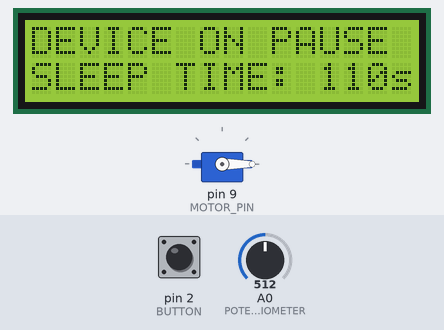
Recording of a sketch running on a simulated Arduino Uno, built for the host (arithmetic inside an expression is 32-bit, double 64-bit). Shown: 16×2 character LCD, servo. The test bench sets the inputs (shaded band); at power-on: pin 2 (BUTTON) LOW, A0 (POTENTIOMETER) = 512.

Above: at 1.2 s.
1.3 s: pin 2 (BUTTON) pulled HIGH for 0.15 s
At 1.86 s:
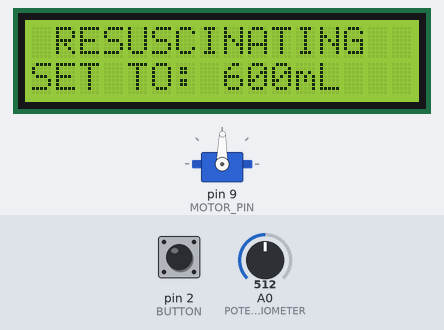
2.0 s: A0 (POTENTIOMETER) set to 122
At 2.7 s:
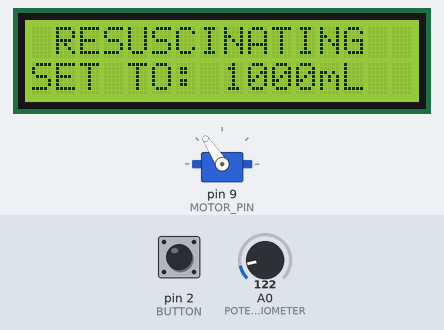
3.5 s: A0 (POTENTIOMETER) set to 140
5.0 s: A0 (POTENTIOMETER) set to 163
At 5.45 s:
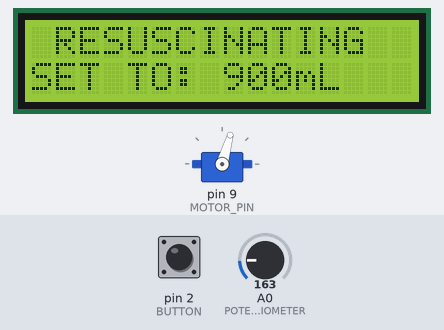
8.0 s: pin 2 (BUTTON) pulled HIGH for 1 s
At 8.9 s:
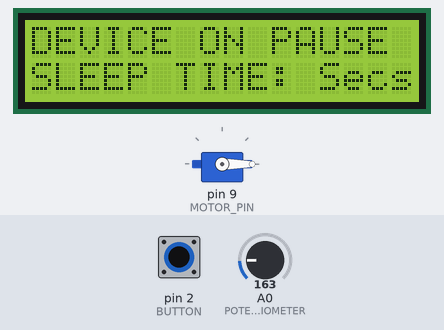
Timing chart, 0 to 11.0 s (numbered marks = the images above; inputs shaded):
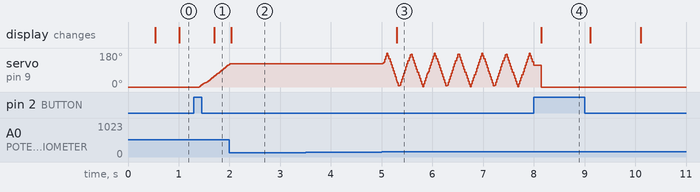

Measured:
- the behaviour switches between 147 and 148 on A0 (POTENTIOMETER) (found by bisection; images 2 and 3)
- after the input at 1.3 s, servo on pin 9 (MOTOR_PIN): moves from 0° to 119° over 0.58 s, starting after 0.10 s; the display: changes after 0.40 s (image 1)
- after the input at 2.0 s, servo on pin 9 (MOTOR_PIN): goes on until 2.0 s, then stays 123°; the display: changes at once (image 2)
- after the input at 3.5 s, every drawn part: stays the same
- after the input at 8.0 s, the display: changes after 0.15 s (image 4)

The sketch:

Auto_Ambubag.ino
```cpp
#include "Auto_Ambubag.h"
#include <Sleep_n0m1.h>

#define DEVICE_SLEEP_SECS 110

DEVICE_PARAMS device_params;

Sleep sleep;

void (*softReset)(void) = 0;
unsigned long sleep_wait = 0;

void resetSleepTime()
{
    sleep_wait = millis();
}

void handleError( DEVICE_ERROR error)
{
    #ifdef DEVICE_DEBUG
        Serial.println("Error occured!!");
    #endif

    if(error == DISPLAY_ERROR)
    {
        #ifdef DEVICE_DEBUG
            Serial.println("Dislpay failed!");
        #endif

        softReset();
    }

    device_params.device_error = error;
    display_update(true);
}

void processInput()
{
    #ifdef DEVICE_DEBUG
        Serial.println("input received");
    #endif
    //read pot when button pressed
    if(device_params.motor_running)
    {
        input_update();
    }

    resetSleepTime();
}

void justSleep()
{
    motor_stop();
    device_params.sleep_time = DEVICE_SLEEP_SECS - ((millis() - sleep_wait) / 1000);

    if(device_params.sleep_time <=0)
    {
        //enter sleep
        #ifdef DEVICE_DEBUG
            Serial.println("Entering sleep");
        #endif

        display_clear();

        device_params.device_sleeping = true;

        sleep.pwrDownMode(); //set sleep mode
        sleep.sleepPinInterrupt(BUTTON, HIGH);

        #ifdef DEVICE_DEBUG
            Serial.println("Woke from sleep");
        #endif

        setup();
        device_params.device_sleeping = false;

    }
    else
    {
        #ifdef DEVICE_DEBUG
            Serial.println("Waiting for sleep time");
        #endif
        // delay(1000);
    }
}

void resuscitate()
{
    motor_run();

    #ifdef DEVICE_DEBUG
        Serial.println("Resuscitating!");
    #endif
    input_update();

    resetSleepTime();
}

void setup()
{
    #ifdef DEVICE_DEBUG
        Serial.begin(115200);
        Serial.println("starting...");
    #endif

    if(!display_setup())
    {
        handleError(DISPLAY_ERROR);
    }

    if(!input_setup(&processInput))
    {
        handleError(INPUT_ERROR);
    }

    motor_setUp();

    sleep_wait = millis();
}

void loop()
{
    if(device_params.motor_running)
    {
        resuscitate();
    }
    else
    {
        justSleep();
    }

    display_update(false);
}
```

Auto_Ambubag.h
```cpp
#ifndef AUTO_AMBUBAG_H
    #define AUTO_AMBUBAG_H

    // #define DEVICE_DEBUG

    /** @brief - Defines the maximum allowed string length for any given variable in the program */
    #define DEVICE_MAX_STR_LEN    16

    #define BUTTON      2

    typedef enum DEVICE_ERROR
    {
        NO_ERROR,
        INPUT_ERROR,
        OUTPUT_ERROR,
        DISPLAY_ERROR

    } DEVICE_ERROR;

    typedef enum MOTOR_STATE
    {
        MOTOR_IDLE,
        MOTOR_PRESSING,
        MOTOR_RELEASING
    } MOTOR_STATE;

    typedef struct DEVICE_PARAMS
    {
        DEVICE_ERROR device_error;
        char error_message[DEVICE_MAX_STR_LEN];
        bool motor_running;
        bool device_sleeping;
        uint8_t sleep_time;
        uint8_t motor_rate;

    } DEVICE_PARAMS;

    extern DEVICE_PARAMS device_params;

    bool input_setup(void (*inputCallback)(void));
    void input_update();

    bool display_setup();

    void display_clear();
    void display_update( bool on_error);


    void motor_setUp();
    void motor_stop();
    bool motor_run();

#endif

/* ----------------------------------- EOF ---------------------------------- */
```

input_handler.ino
```cpp
#include "Auto_Ambubag.h"

#define POTENTIOMETER   A0
#define POT_SAMPLES     10

void (*inputProcessor)(void) = NULL;

uint8_t readPotentiometer()
{
    int sum = 0;
    for(int i=0; i<POT_SAMPLES; i++)
    {
        sum += analogRead(POTENTIOMETER);
    }

    float average = (sum * 1.0) /POT_SAMPLES;

    return map((int)average, 50, 1023, 0, 10);
}

void buttonCallback()
{
    delay(100);
    if(digitalRead(BUTTON) == true)
    {
        if(!device_params.device_sleeping)
        {
            device_params.motor_running = !device_params.motor_running;

            inputProcessor();
        }
    }
}

bool input_setup(void (*inputCallback)(void))
{
    #ifdef DEVICE_DEBUG
        Serial.println("input setup");
    #endif

    inputProcessor = inputCallback;

    attachInterrupt(digitalPinToInterrupt(BUTTON), buttonCallback, RISING);

    return true;
}

void input_update()
{
    uint8_t pot_rate = readPotentiometer();
    device_params.motor_rate = pot_rate;
}

/* ----------------------------------- EOF ---------------------------------- */
```

Motor_driver.ino
```cpp
#include "Auto_Ambubag.h"
#include <Servo.h>

#define MOTOR_PIN 9
#define MOTOR_START_POINT   0
#define MOTOR_STOP_POINT    180

Servo motor;
MOTOR_STATE motorState;

uint16_t motorPosition;

void motor_setUp()
{
    motor.attach(MOTOR_PIN);

    #ifdef DEVICE_DEBUG
        Serial.println("Motor ready");
    #endif

    motorPosition = motor.read();
    motorPosition++;

    do{
        //reset motor to zero point
        motor.write(motorPosition - 1);
        motorPosition = motor.read();
    }
    while(motorPosition != MOTOR_START_POINT);

    motorState = MOTOR_IDLE;
}

bool motor_run()
{
    static unsigned long run_millis = 0;

    if((millis() - run_millis < device_params.motor_rate) || (device_params.motor_rate == 0)) return;
    run_millis = millis();

    motorPosition = motor.read();
    if(motorPosition == MOTOR_START_POINT)
    {
        motorState = MOTOR_PRESSING;
    }
    else if(motorPosition == MOTOR_STOP_POINT)
    {
        motorState = MOTOR_RELEASING;
    }

    switch (motorState)
    {
        case MOTOR_RELEASING:
            if(motorPosition != MOTOR_START_POINT){
                motor.write(motorPosition - 1);
            }
        break;

        case MOTOR_PRESSING:
            if(motorPosition != MOTOR_STOP_POINT){
                motor.write(motorPosition + 1);
            }
        break;

        case MOTOR_IDLE:
            motorState = MOTOR_PRESSING;
        break;

        default:
            motorState = MOTOR_IDLE;
        break;
    }
}

void motor_stop()
{
    motorPosition = motor.read();
    if(motorPosition == MOTOR_START_POINT)
    {
        motorState = MOTOR_IDLE;
    }
    else
    {
        motor.write(motorPosition - 1);
    }

}

/* ----------------------------------- EOF ---------------------------------- */
```

display_driver.ino
```cpp
#include "Auto_Ambubag.h"
#include <Wire.h>
#include <LiquidCrystal_PCF8574.h>

#define DISPLAY_INTERVAL    500

LiquidCrystal_PCF8574 lcd(0x27);

DEVICE_PARAMS display_params;

unsigned long display_time;

bool display_setup()
{
    #ifdef DEVICE_DEBUG
        Serial.println("display setup");
    #endif

    Wire.begin();
    Wire.beginTransmission(0x27);
    int error = Wire.endTransmission();

    if(error != 0)
    {
        return false;
    }

    lcd.begin(16, 2);
    lcd.setBacklight(255);
    lcd.display();

    display_params.motor_rate = 10;
    display_params.device_sleeping = false;
    return true;
}

void display_clear()
{
    lcd.clear();
    lcd.setBacklight(0);
    lcd.noDisplay();
}

void display_update(bool on_error)
{
    if(millis() - display_time < DISPLAY_INTERVAL) return;

    display_time = millis();

    if(on_error)
    {
        lcd.clear();
        lcd.setCursor(0,0);
        lcd.print("ERROR OCCURED!!!");
        lcd.setCursor(0,1);
        lcd.print(device_params.error_message);
    }
    else
    {
        if(device_params.motor_running)
        {
            if((display_params.motor_rate != 10) && (device_params.motor_rate == display_params.motor_rate))
            {
                return;
            }

            display_params.motor_rate = device_params.motor_rate;
            display_params.device_sleeping = false;

            lcd.clear();
            lcd.setCursor(0,0);
            lcd.println(" RESUSCINATING  ");
            lcd.setCursor(0,1);
            lcd.print("SET TO: ");
            int tidal_volume = map(display_params.motor_rate,0,10,1000,0);
            lcd.print(tidal_volume);
            lcd.print("mL");

        }
        else
        {
            if(display_params.device_sleeping)
            {
                if(display_params.sleep_time != device_params.sleep_time)
                {
                    lcd.setCursor(12,1);
                    lcd.print("    ");
                    lcd.setCursor(12,1);
                    lcd.print(device_params.sleep_time);
                    lcd.print("s");

                    display_params.sleep_time = device_params.sleep_time;
                }

                return;
            }
            lcd.clear();
            lcd.setCursor(0,0);
            lcd.print("DEVICE ON PAUSE");
            lcd.setCursor(0,1);
            lcd.print("SLEEP TIME: Secs");
            lcd.print(device_params.sleep_time);
            lcd.print("s");
            display_params.motor_rate = 10;
            display_params.device_sleeping = true;
        }

    }
}


/* ----------------------------------- EOF ---------------------------------- */
```
